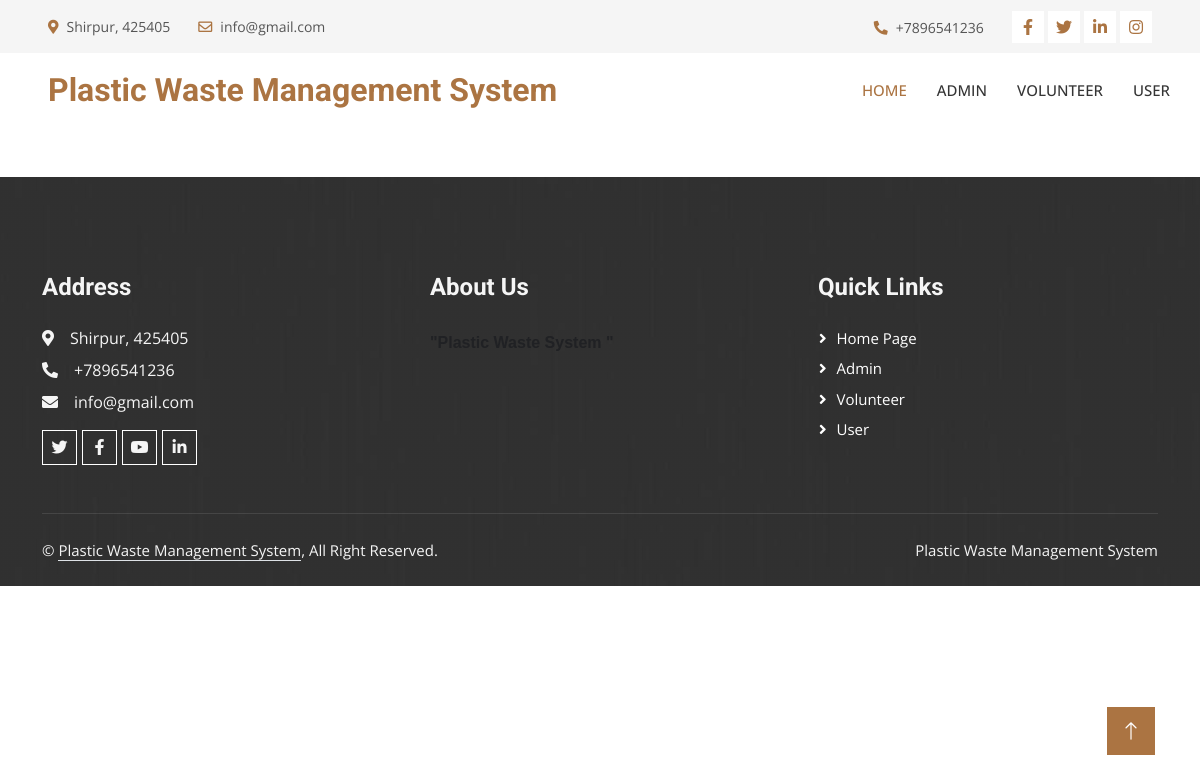
Page /gms/index.php on the committed database.
### tables this page shows
CREATE TABLE `tblpage` (
  `ID` int(10) NOT NULL,
  `PageType` varchar(200) DEFAULT NULL,
  `PageTitle` mediumtext DEFAULT NULL,
  `PageDescription` mediumtext DEFAULT NULL,
  `Email` varchar(200) DEFAULT NULL,
  `MobileNumber` bigint(10) DEFAULT NULL,
  `UpdationDate` date DEFAULT NULL
);

### gms/index.php (the view, shortened to what this page needs)
<?php
include('includes/dbconnection.php');
?>
<!DOCTYPE html>
<html lang="en">
<head>
    <link href="https://cdnjs.cloudflare.com/ajax/libs/font-awesome/5.10.0/css/all.min.css" rel="stylesheet">
    <link href="https://cdn.jsdelivr.net/npm/bootstrap-icons@1.4.1/font/bootstrap-icons.css" rel="stylesheet">
    <link href="lib1/animate/animate.min.css" rel="stylesheet">
    <link href="lib1/owlcarousel/assets/owl.carousel.min.css" rel="stylesheet">
    <link href="lib1/lightbox/css/lightbox.min.css" rel="stylesheet">
    <link href="css1/bootstrap.min.css" rel="stylesheet">
    <link href="css1/style.css" rel="stylesheet">
</head>
<body>
    <div class="container-fluid bg-light p-0">
         <?php
$sql="SELECT * from  tblpage where PageType='contactus'";
$query = $dbh -> prepare($sql);
$query->execute();
$results=$query->fetchAll(PDO::FETCH_OBJ);
$cnt=1;
if($query->rowCount() > 0)
{
foreach($results as $row)
{               ?>
        <div class="row gx-0 d-none d-lg-flex">
            <div class="col-lg-7 px-5 text-start">
                <div class="h-100 d-inline-flex align-items-center py-3 me-4">
                    <small class="fa fa-map-marker-alt text-primary me-2"></small>
                    <small><?php  echo $row->PageDescription;?></small>
                </div>
                <div class="h-100 d-inline-flex align-items-center py-3">
                    <small class="far fa-envelope text-primary me-2"></small>
                    <small><?php  echo $row->Email;?></small>
                </div>
            </div>
            <div class="col-lg-5 px-5 text-end">
                <div class="h-100 d-inline-flex align-items-center py-3 me-4">
                    <small class="fa fa-phone-alt text-primary me-2"></small>
                    <small>+<?php  echo $row->MobileNumber;?></small>
                </div>
                <div class="h-100 d-inline-flex align-items-center">
                    <a class="btn btn-sm-square bg-white text-primary me-1" href=""><i class="fab fa-facebook-f"></i></a>
                    <a class="btn btn-sm-square bg-white text-primary me-1" href=""><i class="fab fa-twitter"></i></a>
                    <a class="btn btn-sm-square bg-white text-primary me-1" href=""><i class="fab fa-linkedin-in"></i></a>
                    <a class="btn btn-sm-square bg-white text-primary me-0" href=""><i class="fab fa-instagram"></i></a>
                </div>
            </div>
        </div>
    <?php $cnt=$cnt+1;}} ?></div>
    <nav class="navbar navbar-expand-lg bg-white navbar-light sticky-top p-0">
        <a href="index.php" class="navbar-brand d-flex align-items-center px-4 px-lg-5">
            <h2 class="m-0 text-primary">Plastic Waste Management System</h2>
        </a>
        <div class="collapse navbar-collapse" id="navbarCollapse">
            <div class="navbar-nav ms-auto p-4 p-lg-0">
                <a href="index.php" class="nav-item nav-link active">Home</a>
                <a href="admin/login.php" class="nav-item nav-link">Admin</a>
                <a href="volunteer/login.php" class="nav-item nav-link">Volunteer</a>
                <a href="user/login.php" class="nav-item nav-link">User</a>
            </div>
        </div>
    </nav>
    <div class="container-fluid p-0 pb-5">
        <div class="owl-carousel header-carousel position-relative">
            <div class="owl-carousel-item position-relative">
                <div class="position-absolute top-0 start-0 w-100 h-100 d-flex align-items-center" style="background: rgba(53, 53, 53, .7);">
                    <div class="container">
                        <div class="row justify-content-center">
                            <div class="col-12 col-lg-8 text-center">
                                <h1 class="display-3 text-white animated slideInDown mb-4">Best Plastic Waste Management Services</h1>
                            </div>
                        </div>
                    </div>
                </div>
            </div>
    </div>
    <div class="container-fluid bg-dark text-light footer mt-5 pt-5 wow fadeIn" data-wow-delay="0.1s">
        <div class="container py-5">
            <div class="row g-5">
                <div class="col-lg-4 col-md-6">
                    <h4 class="text-light mb-4">Address</h4>
                    <p class="mb-2"><i class="fa fa-map-marker-alt me-3"></i><?php  echo $row->PageDescription;?></p>
                    <p class="mb-2"><i class="fa fa-phone-alt me-3"></i>+<?php  echo $row->MobileNumber;?></p>
                    <p class="mb-2"><i class="fa fa-envelope me-3"></i><?php  echo $row->Email;?></p>
                    <div class="d-flex pt-2">
                        <a class="btn btn-outline-light btn-social" href=""><i class="fab fa-twitter"></i></a>
                        <a class="btn btn-outline-light btn-social" href=""><i class="fab fa-facebook-f"></i></a>
                        <a class="btn btn-outline-light btn-social" href=""><i class="fab fa-youtube"></i></a>
                        <a class="btn btn-outline-light btn-social" href=""><i class="fab fa-linkedin-in"></i></a>
                    </div>
                </div>
                <div class="col-lg-4 col-md-6">
<?php
$sql1="SELECT * from  tblpage where PageType='aboutus'";
$query1 = $dbh -> prepare($sql1);
$query1->execute();
$results1=$query1->fetchAll(PDO::FETCH_OBJ);
$cnt=1;
if($query1->rowCount() > 0)
{
foreach($results1 as $row1)
{               ?>
                    <h4 class="text-light mb-4"><?php  echo $row1->PageTitle;?></h4>
                    <h4 class="text-light mb-4"><?php  echo $row1->PageDescription;?></h4><?php $cnt=$cnt+1;}} ?>
                </div>
                <div class="col-lg-4 col-md-6">
                    <h4 class="text-light mb-4">Quick Links</h4>
                    <a class="btn btn-link" href="index.php">Home Page</a>
                    <a class="btn btn-link" href="admin/login.php">Admin</a>
                    <a class="btn btn-link" href="volunteer/login.php">Volunteer</a>
                    <a class="btn btn-link" href="user/login.php">User</a>
                </div>
            </div>
        </div>
        <div class="container">
            <div class="copyright">
                <div class="row">
                    <div class="col-md-6 text-center text-md-start mb-3 mb-md-0">
                        &copy; <a class="border-bottom" href="#">Plastic Waste Management System</a>, All Right Reserved.
                    </div>
                    <div class="col-md-6 text-center text-md-end">
                        Plastic Waste Management System
                    </div>
                </div>
            </div>
        </div>
    </div>
    <a href="#" class="btn btn-lg btn-primary btn-lg-square rounded-0 back-to-top"><i class="bi bi-arrow-up"></i></a>
</body>
</html>

### gms/css1/style.css (style rules this page uses)
:root { --primary: #AB7442; --light: #F5F5F5; --dark: #353535; }
.back-to-top { position: fixed; display: none; right: 45px; bottom: 45px; z-index: 99; }
.btn { font-weight: 500; transition: .5s; }
.btn.btn-primary, .btn.btn-secondary { color: #FFFFFF; }
.btn-sm-square { width: 32px; height: 32px; }
.btn-lg-square { width: 48px; height: 48px; }
.btn-square, .btn-sm-square, .btn-lg-square { padding: 0; display: flex; align-items: center; justify-content: center; font-weight: normal; }
.navbar-light .navbar-nav .nav-link { margin-right: 30px; padding: 25px 0; color: #FFFFFF; font-size: 15px; font-weight: 500; text-transform: uppercase; outline: none; }
.navbar-light .navbar-nav .nav-link:hover, .navbar-light .navbar-nav .nav-link.active { color: var(--primary); }
.navbar-light .navbar-brand, .navbar-light a.btn { height: 75px; }
.navbar-light .navbar-nav .nav-link { color: var(--dark); font-weight: 500; }
.navbar-light.sticky-top { top: -100px; transition: .5s; }
.footer { background: linear-gradient(rgba(53, 53, 53, .7), rgba(53, 53, 53, .7)), url(../img/footer.jpg) center center no-repeat; background-size: cover; }
.footer .btn.btn-social { margin-right: 5px; width: 35px; height: 35px; display: flex; align-items: center; justify-content: center; color: var(--light); border: 1px solid #FFFFFF; transition: .3s; }
.footer .btn.btn-link { display: block; margin-bottom: 5px; padding: 0; text-align: left; color: #FFFFFF; font-size: 15px; font-weight: normal; text-transform: capitalize; transition: .3s; }
.footer .btn.btn-link::before { position: relative; content: "\f105"; font-family: "Font Awesome 5 Free"; font-weight: 900; margin-right: 10px; }
.footer .copyright { padding: 25px 0; font-size: 15px; border-top: 1px solid rgba(256, 256, 256, .1); }
.footer .copyright a { color: var(--light); }

### rows in the picture
tblpage: PageDescription "Shirpur, 425405", Email "info@gmail.com", MobileNumber "7896541236"
tblpage: PageTitle "About Us"
